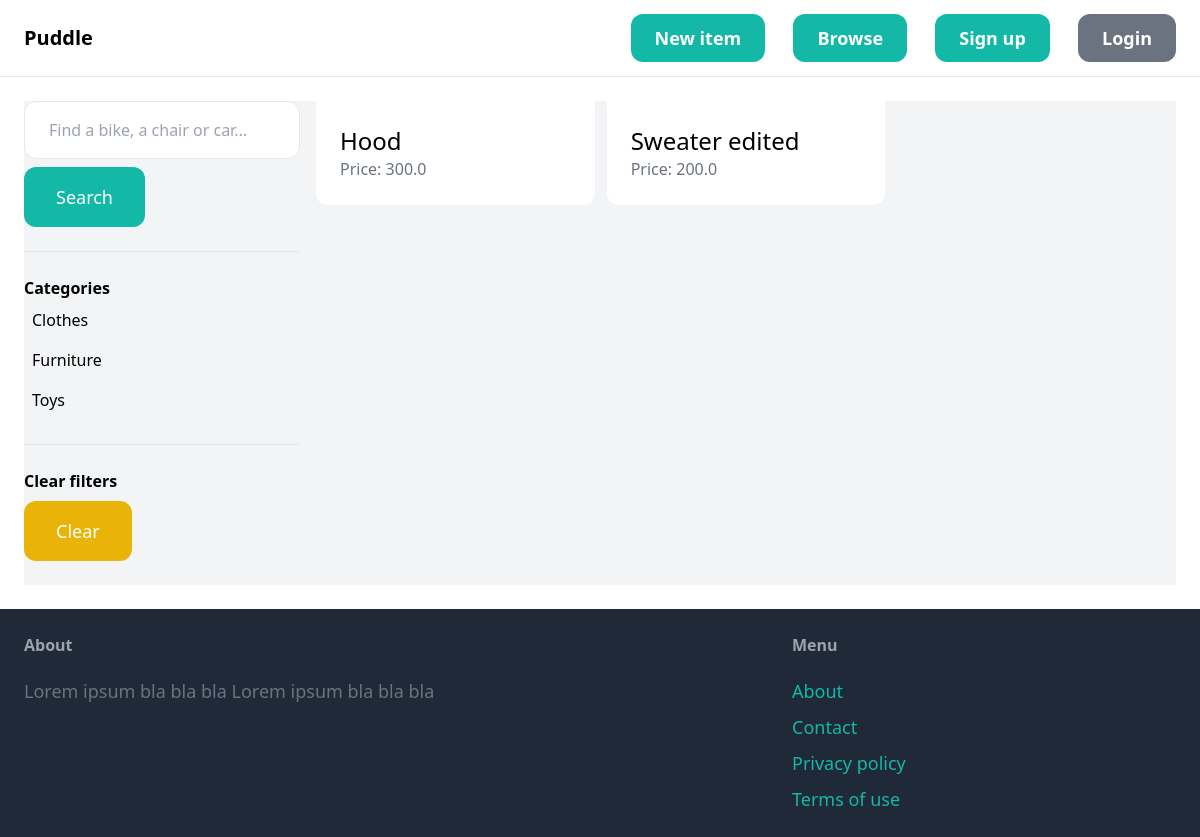
Page /items/ on the earlier database version.
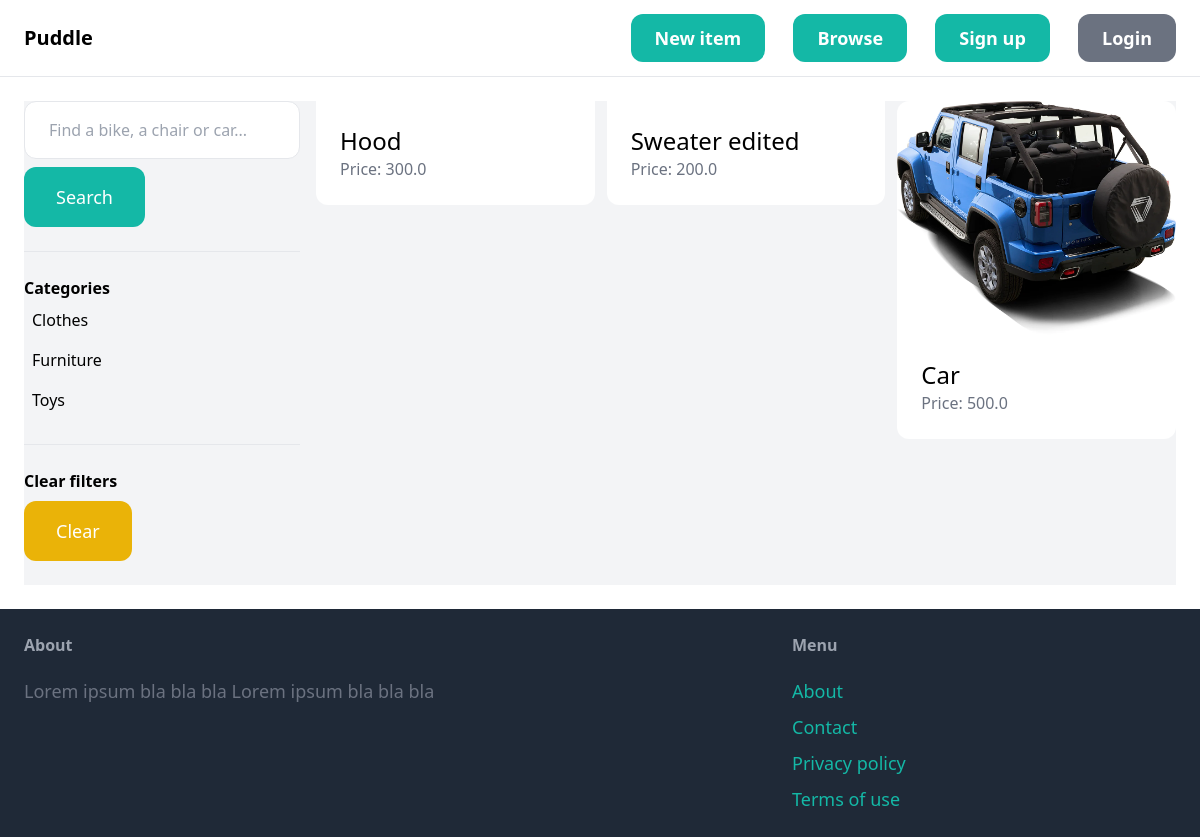
Same page on the later database version.
### item/models.py (models this page shows, shortened)
class Category(models.Model):
    name = models.CharField(max_length=255)
    class Meta:
        ordering = ('name', )
        verbose_name_plural = 'Categories'

class Item(models.Model):
    category = models.ForeignKey(Category, related_name='items', on_delete=models.CASCADE)
    name = models.CharField(max_length=255)
    description = models.TextField(blank=True, null=True)
    price = models.FloatField()
    image = models.ImageField(upload_to='item_images', blank=True, null=True)
    is_sold = models.BooleanField(default=False)
    created_by = models.ForeignKey(User, related_name='items', on_delete=models.CASCADE)
    created_at = models.DateTimeField(auto_now_add=True)

### item/views.py (the view)
# urls.py: path('', views.items, name='items'),
def items(request):
    query = request.GET.get('query', '')
    category_id = request.GET.get('category', 0)
    categories = Category.objects.all()
    items = Item.objects.filter(is_sold=False)
    if category_id:
        items = items.filter(category_id=category_id)
    if query:
        items = items.filter(Q(name__icontains=query) | Q(description__icontains=query))
    return render(request, 'item/items.html', {
        'items': items,
        'query': query,
        'categories': categories,
        'category_id': int(category_id),
    })

### templates/item/items.html (shortened to what this page needs)
{% extends 'core/base.html' %}
{% block content %}
    <div class="pb-6 grid grid-cols-4 gap-4 bg-gray-100">
        <div class="col-span-1">
            <form action="{% url 'item:items' %}" method="get">
                <input type="text" name="query" id="" class="w-full py-4 px-6 border rounded-xl" value="{{ query }}" placeholder="Find a bike, a chair or car...">
                <button class="mt-2 py-4 px-8 text-lg bg-teal-500 text-white rounded-xl">Search</button>
            </form>
            <hr class="my-6">
            <p class="font-semibold">Categories</p>
            <ul>
                {% for category in categories %}
                    <li class="py-2 px-2 rounded-xl{% if category.id == category_id %} bg-gray-200 {% endif %}">
                        <a href="{% url 'item:items' %}?query={{ query }}&category={{ category.id }}">{{ category.name }}</a>
                    </li>
                {% endfor %}
            </ul>
            <hr class="my-6">
            <p class="font-semibold">Clear filters</p>
            <ul>
                <li><a href="{% url 'item:items' %}" class="mt-2 py-4 px-8 inline-block bg-yellow-500 text-lg rounded-xl text-white">Clear</a></li>
            </ul>
        </div>
        <div class="col-span-3">
            <div class="grid grid-cols-3 gap-3">
                {% for item in items %}
                <div>
                    <a href="{% url 'item:detail' item.id %}">
                        <div>
                            <img src="{{item.image.url}}" alt="" class="rounded-t-xl">
                        </div>
                        <div class="p-6 bg-white rounded-b-xl">
                            <h2 class="text-2xl">{{ item.name }}</h2>
                            <p class="text-gray-500">Price: {{ item.price }}</p>
                        </div>
                    </a>
                </div>
                {% endfor %}
            </div>
        </div>
    </div>
{% endblock %}

Differences in the rows shown:
added Item: image (picture), name "Car", price "500.0"
